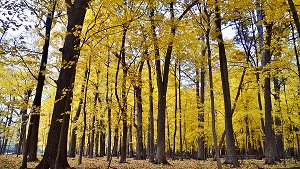
#> input picture ImageProcessing_noise reduction_fourier transform/مسئله 1/jungle.jpg, 300 x 169 px
$ python p3.py
#> lines starting #> are read from the running program, lines starting #| are printed output that depends on the picture
#!/usr/bin/env python
# coding: utf-8

# In[6]:


import numpy as np
import cv2 as cv
import matplotlib.pyplot as plt
img = cv.imread('jungle.jpg',0)
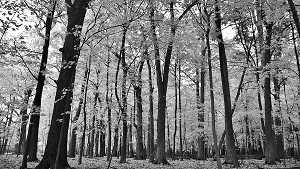
#> img: shape (169, 300); min 0, max 255, mean 118
plt.imshow(img)

f = np.fft.fft2(img)
fshift = np.fft.fftshift(f)

backimage1=np.real(np.fft.ifft2(fshift))
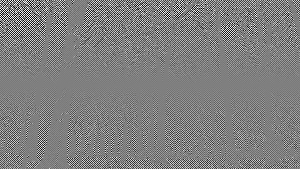
#> backimage1: shape (169, 300) float64; min -255, max 255, mean 0; drawn with min black and max white
backimage2=np.real(np.fft.ifft2(np.fft.ifftshift(fshift)))


plt.figure(figsize = (20,60))
plt.subplot(131),plt.imshow(img, cmap = 'gray')
plt.title('Input Image'), plt.xticks([]), plt.yticks([])
plt.subplot(132),plt.imshow(backimage1, cmap = 'gray')
plt.title('p3_backimage1'), plt.xticks([]), plt.yticks([])
plt.subplot(133),plt.imshow(backimage2, cmap = 'gray')
plt.title('p3_backimage2'), plt.xticks([]), plt.yticks([])
plt.show()
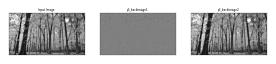
#> figure drawn by matplotlib, 3 panels


# In[ ]:
